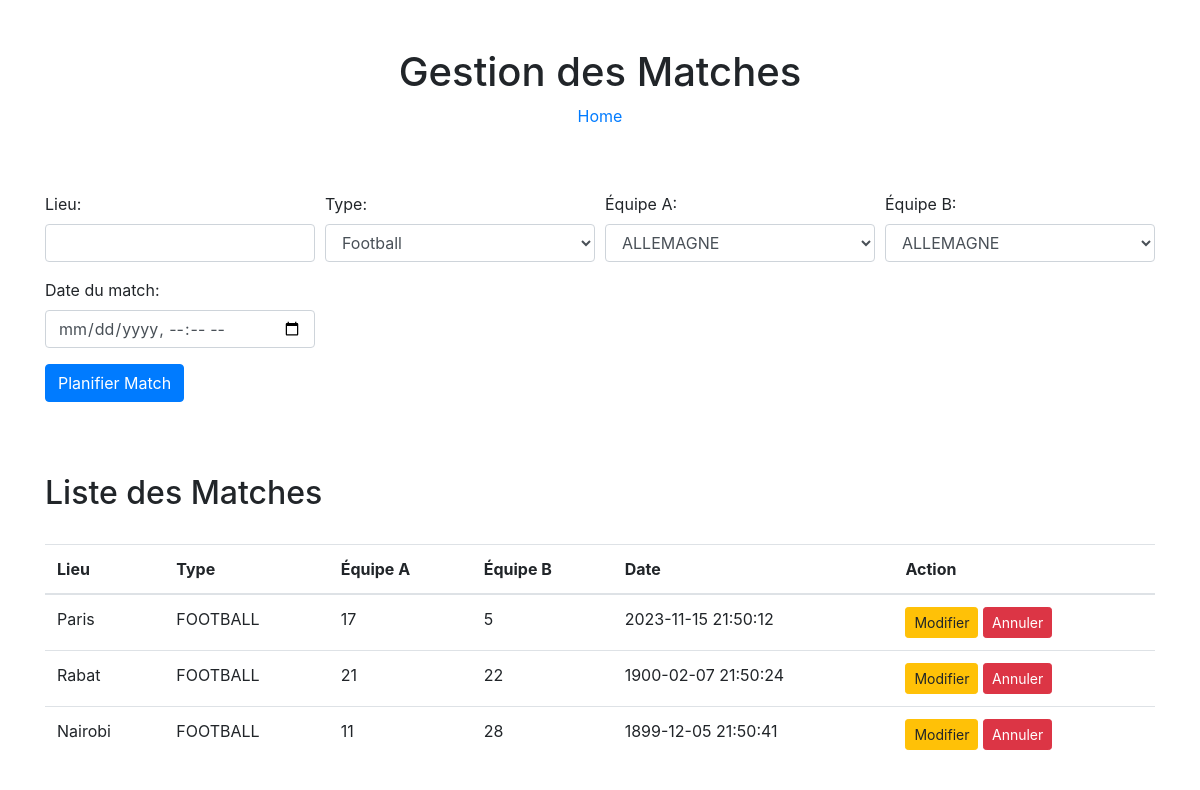
The page /rencontre/rencontre.php on the database its author committed.
### tables this page shows
CREATE TABLE IF NOT EXISTS rencontre (
  id_rencontre int NOT NULL AUTO_INCREMENT,
  lieu varchar(50) DEFAULT NULL,
  type varchar(50) NOT NULL,
  id_equipe_a int NOT NULL,
  id_equipe_b int NOT NULL,
  date_rencontre datetime NOT NULL,
  PRIMARY KEY (id_rencontre),
  KEY type (type),
  KEY id_equipe_a (id_equipe_a),
  KEY id_equipe_b (id_equipe_b)
);

### rencontre/rencontre.php (the view, shortened to what this page needs)
<?php
include('config.php');
$query = "SELECT * FROM rencontre";
$stmt = $pdo->prepare($query);
$stmt->execute();
$matches = $stmt->fetchAll(PDO::FETCH_ASSOC);
$queryEquipes = "SELECT * FROM equipe";
$stmtEquipes = $pdo->prepare($queryEquipes);
$stmtEquipes->execute();
$equipes = $stmtEquipes->fetchAll(PDO::FETCH_ASSOC);
?>
<!DOCTYPE html>
<html lang="en">
<head>
    <link rel="stylesheet" href="https://stackpath.bootstrapcdn.com/bootstrap/4.3.1/css/bootstrap.min.css">
</head>
<body>
    <div class="container mt-5">
        <h1 class="text-center">Gestion des Matches</h1>
        <p class="text-center"><a href="../gestion.php">Home</a></p>
        <br><br>
        <form method="post">
            <div class="form-row">
                <div class="form-group col-md-3">
                    <label for="lieu">Lieu:</label>
                    <input type="text" class="form-control" name="lieu" required>
                </div>
                <div class="form-group col-md-3">
                    <label for="type">Type:</label>
                    <select class="form-control" name="type" required>
                        <option value="FOOTBALL">Football</option>
                    </select>
                </div>
                <div class="form-group col-md-3">
                    <label for="id_equipe_a">Équipe A:</label>
                    <select class="form-control" name="id_equipe_a" required>
                        <?php foreach ($equipes as $equipe): ?>
                            <option value="<?php echo $equipe['id_equipe']; ?>"><?php echo $equipe['nom_equipe']; ?></option>
                        <?php endforeach; ?>
                    </select>
                </div>
                <div class="form-group col-md-3">
                    <label for="id_equipe_b">Équipe B:</label>
                    <select class="form-control" name="id_equipe_b" required>
                        <?php foreach ($equipes as $equipe): ?>
                            <option value="<?php echo $equipe['id_equipe']; ?>"><?php echo $equipe['nom_equipe']; ?></option>
                        <?php endforeach; ?>
                    </select>
                </div>
                <div class="form-group col-md-3">
                    <label for="date_rencontre">Date du match:</label>
                    <input type="datetime-local" class="form-control" name="date_rencontre" required>
                </div>
            </div>
            <button type="submit"  class="btn btn-primary" name="action" value="ajouter">Planifier Match</button>
        </form>
        <br><br>
        <h2 class="mt-4">Liste des Matches</h2>
        <br>
        <table class="table">
            <thead>
                <tr>
                    <th>Lieu</th>
                    <th>Type</th>
                    <th>Équipe A</th>
                    <th>Équipe B</th>
                    <th>Date</th>
                    <th>Action</th>
                </tr>
            </thead>
            <tbody>
                <?php foreach ($matches as $match): ?>
                    <tr>
                        <td><?php echo $match['lieu']; ?></td>
                        <td><?php echo $match['type']; ?></td>
                        <td><?php echo $match['id_equipe_a']; ?></td>
                        <td><?php echo $match['id_equipe_b']; ?></td>
                        <td><?php echo $match['date_rencontre']; ?></td>
                        <td>
                            <a href="modifier_rencontre.php?id=<?php echo $match['id_rencontre']; ?>" class="btn btn-warning btn-sm">Modifier</a>
                            <a href="rencontre.php" onclick="annulerRencontre(<?php echo $match['id_rencontre']; ?>)" class="btn btn-danger btn-sm">Annuler</a>
                        </td>
                    </tr>
                <?php endforeach; ?>
            </tbody>
        </table>
    </div>
</body>
</html>

### rows shown on the page
rencontre: lieu "Paris", type "FOOTBALL", id_equipe_a "17", id_equipe_b "5", date_rencontre "2023-11-15 21:50:12"
rencontre: lieu "Rabat", type "FOOTBALL", id_equipe_a "21", id_equipe_b "22", date_rencontre "1900-02-07 21:50:24"
rencontre: lieu "Nairobi", type "FOOTBALL", id_equipe_a "11", id_equipe_b "28", date_rencontre "1899-12-05 21:50:41"

### other values the page prints
form field id_equipe_a "ALLEMAGNE"
form field id_equipe_b "ALLEMAGNE"
